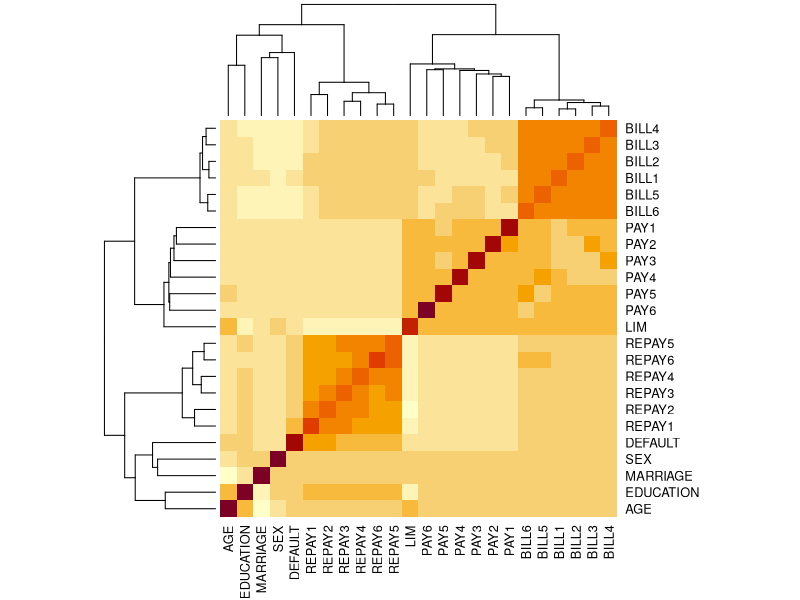
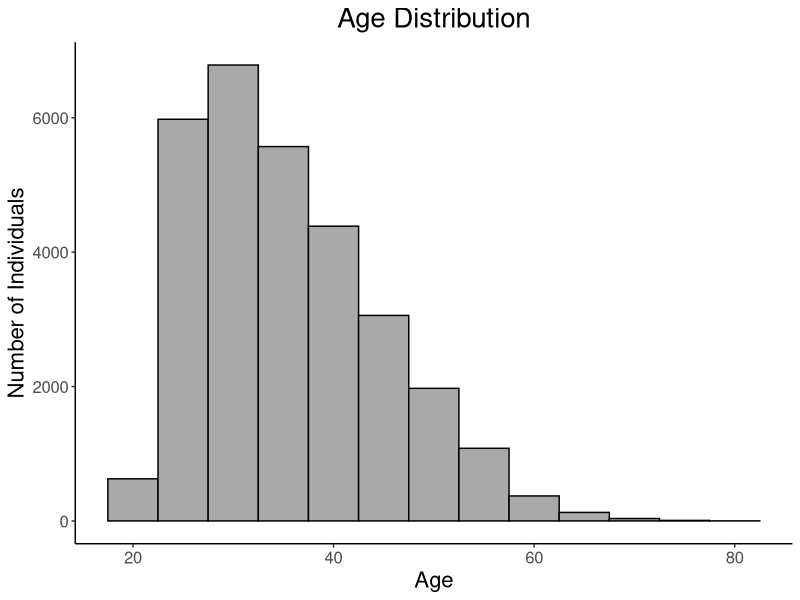
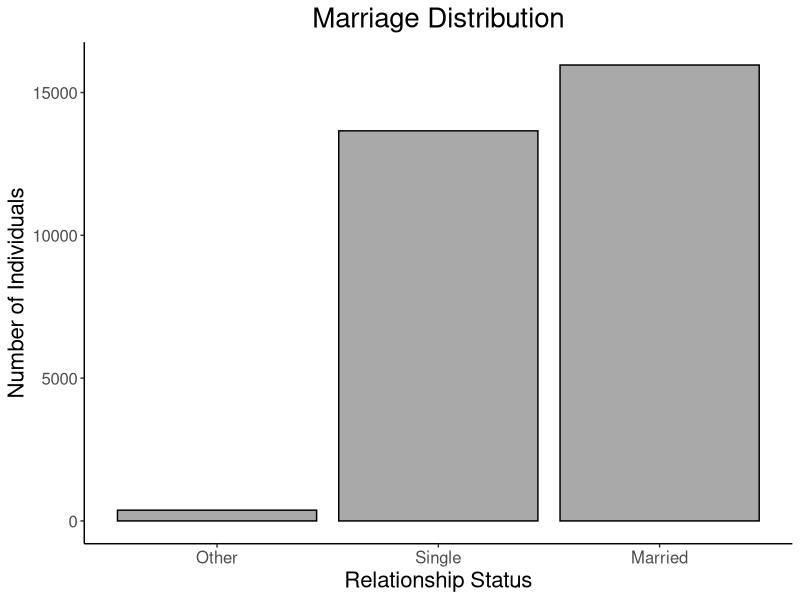
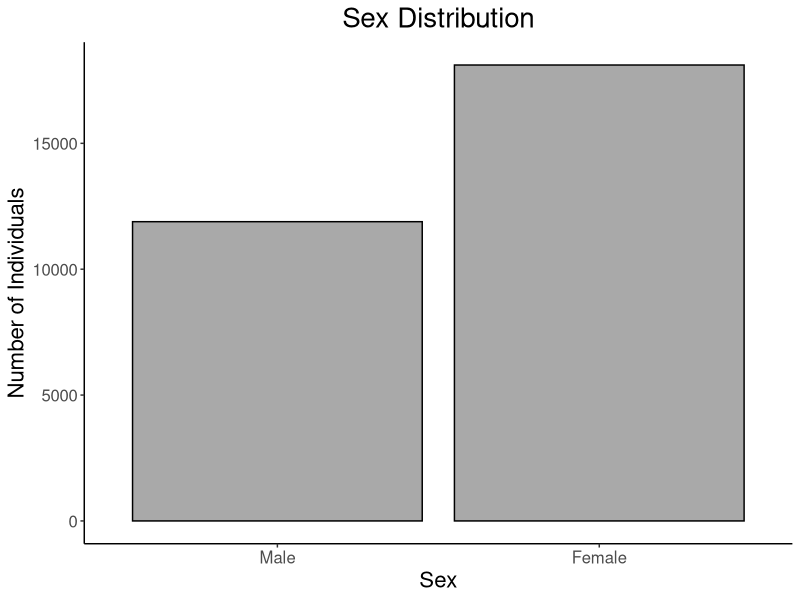
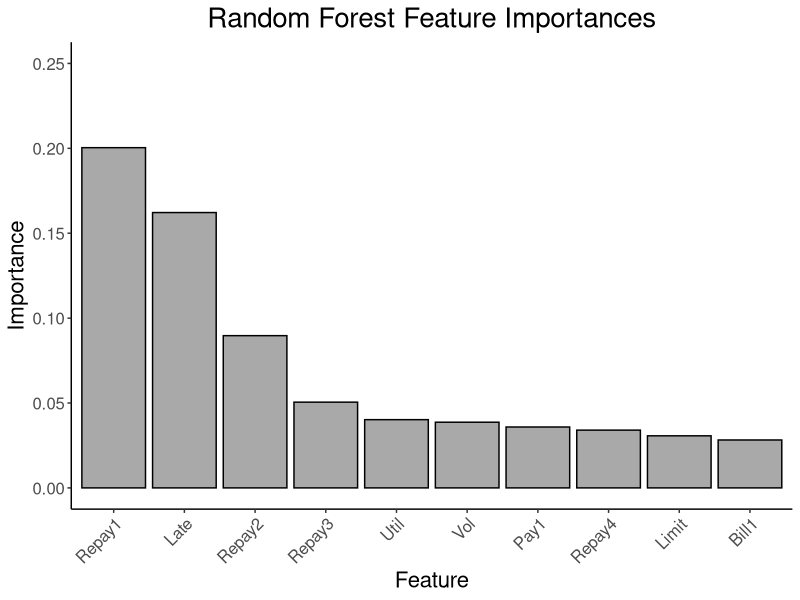
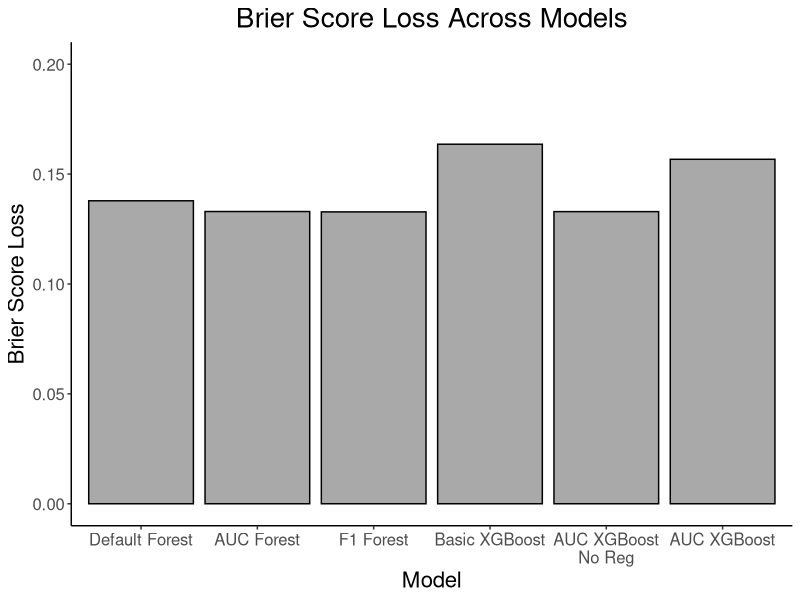

These charts were generated, in order, by the following R code:
# Step 1: EDA
# Visualize time series data
# general stats on distribution of limit balance, sex, ed, marriage, age
# 
# Step 2: Variable Treatment
# Sex, Ed, Marriage >>> One hot encoded
# Ed combine 4+
# 
# Step 3: Feature Engineering
# TS Debt to limit ratio or Average debt to limit ratio (Credit util)
# Average Bill
# Average Payment
# Late Payment Count
# Debt Difference
# 
# Step 4: Feature Scaling 
# normalize all numerical data
# 
# Step 5: Feature Selection
#
# Step 6: Model Refinement
# LOOCV
# Pruning

library(tidyverse)

# resetdata <- function() {
#   data <- read.csv("UCI_Dataset.csv")
#   data <- data[, -1]
#   colnames(data)[colnames(data) == "default.payment.next.month"] <- "DEFAULT"
#   assign("cc", data, envir = .GlobalEnv)
# }

cc <- read.csv("UCI_Dataset.csv")
cc <- cc[, -1]
colnames(cc)[colnames(cc) == "default.payment.next.month"] <- "DEFAULT"

cc$MARRIAGE[cc$MARRIAGE == 3] <- 0

cc <- cc %>%
   rename(LIM = LIMIT_BAL, REPAY1 = PAY_0, REPAY2 = PAY_2, REPAY3 = PAY_3, REPAY4 = PAY_4, REPAY5 = PAY_5, REPAY6 = PAY_6) %>%
   rename_with(.fn = function(x) gsub("BILL_AMT", "BILL", x), .cols = starts_with("BILL_AMT")) %>%
   rename_with(.fn = function(x) gsub("PAY_AMT", "PAY", x), .cols = starts_with("PAY_AMT"))
# 
# bill_ot <- colMeans(cc[, paste0("BILL", 1:6)])
# pay_ot <- colMeans(cc[, paste0("REPAY", 1:6)])
# pay_amt_ot <- colMeans(cc[, paste0("PAY", 1:6)])
# 
# plot(pay_ot)
# plot(bill_ot)
# plot(pay_amt_ot)
# 
# for (col_name in names(cc)) {
#   hist(cc[[col_name]], 
#        main = paste("Histogram of", col_name), # Title of the histogram
#        xlab = col_name, # Label for the x-axis
#        col = "lightblue", # Color of the bars (optional)
#        border = "black") # Color of the bar borders (optional)
# }
# 
# for (col_name in names(cc[,12:23])) {
#   boxplot(cc[[col_name]], 
#        main = paste("Boxplot of", col_name), # Title of the histogram
#        xlab = col_name, # Label for the x-axis
#        col = "lightblue", # Color of the bars (optional)
#        border = "black") # Color of the bar borders (optional)
# }

# Feature Engineering

# Credit utilization
# cc <- cc %>%
#   mutate(
#     UTIL1 = BILL_AMT1 / LIMIT_BAL,
#     UTIL2 = BILL_AMT2 / LIMIT_BAL,
#     UTIL3 = BILL_AMT3 / LIMIT_BAL,
#     UTIL4 = BILL_AMT4 / LIMIT_BAL,
#     UTIL5 = BILL_AMT5 / LIMIT_BAL,
#     UTIL6 = BILL_AMT6 / LIMIT_BAL
#   )

#Percent Credit Utilization
# cc <- cc %>%
#   mutate(UTIL = rowMeans(select(., starts_with("BILL"))) / LIM)
# 
# cc_util <- cc %>% 
#   filter(if_all(starts_with("UTIL"), ~ between(., 0, 1))) 
# 
# util_ot <- cc_util %>%
#   summarize(across(starts_with("UTIL"), mean)) %>%
#   as.numeric()
# 

heatmap(cor(cc))

#
# EDA Summary
# Debt balances tend to decrease over time
# Credit utilization over time seems to match debt balances plot
# The amount paid per month seems to be random
# The bill per month seems to be highly consistent
# Repayment behavior seems to be somewhat consistent also
#

library(ggplot2)
# cc$default_factor <- factor(cc$DEFAULT, levels = c(0, 1), labels = c("Non-Default", "Default"))
# 
# # Default vs Non Default
# ggplot(cc, aes(x = default_factor)) +
#   geom_bar(fill = c("darkgray", "darkorange2"), color = "black") + # You can customize the colors
#   labs(
#     title = "Default Imbalance",
#     x = "Default Status",
#     y = "Number of Individuals"
#   ) +
#   theme_classic() +
#   theme(plot.title = element_text(size = 20, hjust = 0.5),       # Title size
#         axis.title.x = element_text(size = 16),                 # X-axis label size
#         axis.title.y = element_text(size = 16),                 # Y-axis label size
#         axis.text.x = element_text(size = 12),                  # X-axis tick label size
#         axis.text.y = element_text(size = 12),                  # Y-axis tick label size
#   )


# Age Distribution
ggplot(cc, aes(x = AGE)) +
  geom_histogram(stat = "bin", fill = "darkgray", color = "black", binwidth = 5) +
  labs(
    title = "Age Distribution",
    x = "Age",
    y = "Number of Individuals"
  ) +
  theme_classic() +
  theme(plot.title = element_text(size = 20, hjust = 0.5),       # Title size
        axis.title.x = element_text(size = 16),                 # X-axis label size
        axis.title.y = element_text(size = 16),                 # Y-axis label size
        axis.text.x = element_text(size = 12),                  # X-axis tick label size
        axis.text.y = element_text(size = 12),                  # Y-axis tick label size
        )


# Marriage Distribution
ggplot(cc, aes(x = factor(MARRIAGE))) +
  geom_bar(fill = "darkgray", color = "black") + # You can customize the colors
  labs(
    title = "Marriage Distribution",
    x = "Relationship Status",
    y = "Number of Individuals"
  ) +
  scale_x_discrete(labels = c("Other", "Single", "Married")) +
  theme_classic() +
  theme(plot.title = element_text(size = 20, hjust = 0.5),       # Title size
        axis.title.x = element_text(size = 16),                 # X-axis label size
        axis.title.y = element_text(size = 16),                 # Y-axis label size
        axis.text.x = element_text(size = 12),                  # X-axis tick label size
        axis.text.y = element_text(size = 12),                  # Y-axis tick label size
  ) 

# Sex Distribution
ggplot(cc, aes(x = factor(SEX))) +
  geom_bar(fill = "darkgray", color = "black") + # You can customize the colors
  labs(
    title = "Sex Distribution",
    x = "Sex",
    y = "Number of Individuals"
  ) +
  scale_x_discrete(labels = c("Male", "Female")) +
  theme_classic() +
  theme(plot.title = element_text(size = 20, hjust = 0.5),       # Title size
        axis.title.x = element_text(size = 16),                 # X-axis label size
        axis.title.y = element_text(size = 16),                 # Y-axis label size
        axis.text.x = element_text(size = 12),                  # X-axis tick label size
        axis.text.y = element_text(size = 12),                  # Y-axis tick label size
)


# aucs <- c(.536, .76,.79,.79,.75,.74,.79)
# cate <- c('Literature', 'Default\nForest','AUC\nForest','F1\nForest',
#           'Basic\nXGBoost','No Reg\XGBoost','AUC\nXGBoost')
# auc_df <- data.frame(
#   Model = cate,
#   AUC = aucs
# )
# auc_df$Model <- factor(auc_df$Model, levels = auc_df$Model)

# AUC Graph
# ggplot(auc_df, aes(x = Model, y = AUC )) +
#   geom_bar(stat = "identity", fill = "darkgray", color = "black") +
#   labs(
#     title = "AUC Score Comparison",
#     x = "Model",
#     y = "AUC"
#   ) +
#   theme_classic() +
#   theme(plot.title = element_text(size = 20, hjust = 0.5),       # Title size
#         axis.title.x = element_text(size = 16),                 # X-axis label size
#         axis.title.y = element_text(size = 16),                 # Y-axis label size
#         axis.text.x = element_text(size = 12, angle = 45, hjust = 1),                  # X-axis tick label size
#         axis.text.y = element_text(size = 12),                  # Y-axis tick label size
#   ) +
#   ylim(0, .9) # Set the y-axis limits from 0 to 1


# Feature importances
fea_imp <- data.frame(
  feature = c("Repay1", "Late", "Repay2", "Repay3", "Util", "Vol", "Pay1", "Repay4", "Limit", "Bill1"),
  importance = c(0.200390, 0.162177, 0.089666, 0.050502, 0.040191, 0.038686, 0.035866, 0.034023, 0.030677, 0.028221)
)
fea_imp$feature <- factor(fea_imp$feature, levels = fea_imp$feature)

ggplot(fea_imp, aes(x = feature, y = importance )) +
  geom_bar(stat = "identity", fill = "darkgray", color = "black") +
  labs(
    title = "Random Forest Feature Importances",
    x = "Feature",
    y = "Importance"
  ) +
  theme_classic() +
  theme(plot.title = element_text(size = 20, hjust = 0.5),       # Title size
        axis.title.x = element_text(size = 16),                 # X-axis label size
        axis.title.y = element_text(size = 16),                 # Y-axis label size
        axis.text.x = element_text(size = 12, angle = 45, hjust = 1),                  # X-axis tick label size
        axis.text.y = element_text(size = 12),                  # Y-axis tick label size
  ) +
  ylim(0, .25)

# Brier Score Loss
bsl <- data.frame(
  model = c("Default Forest", "AUC Forest", "F1 Forest", 
            "Basic XGBoost", "AUC XGBoost\nNo Reg", "AUC XGBoost"),
  loss = c(0.13785301673601663, 0.13296771874634475, 0.13280654330297106, 
           0.1635929576630231, 0.1329201050971384, 0.15673727567788756)
)
bsl$model <- factor(bsl$model, levels = bsl$model)

ggplot(bsl, aes(x = model, y = loss)) +
  geom_bar(stat = "identity", fill = "darkgray", color = "black") +
  labs(
    title = "Brier Score Loss Across Models",
    x = "Model",
    y = "Brier Score Loss"
  ) +
  theme_classic() +
  theme(plot.title = element_text(size = 20, hjust = 0.5),       # Title size
        axis.title.x = element_text(size = 16),                 # X-axis label size
        axis.title.y = element_text(size = 16),                 # Y-axis label size
        axis.text.x = element_text(size = 12, angle = 0, hjust = 0.5),                  # X-axis tick label size
        axis.text.y = element_text(size = 12),                  # Y-axis tick label size
  ) +
  ylim(0, .2)
